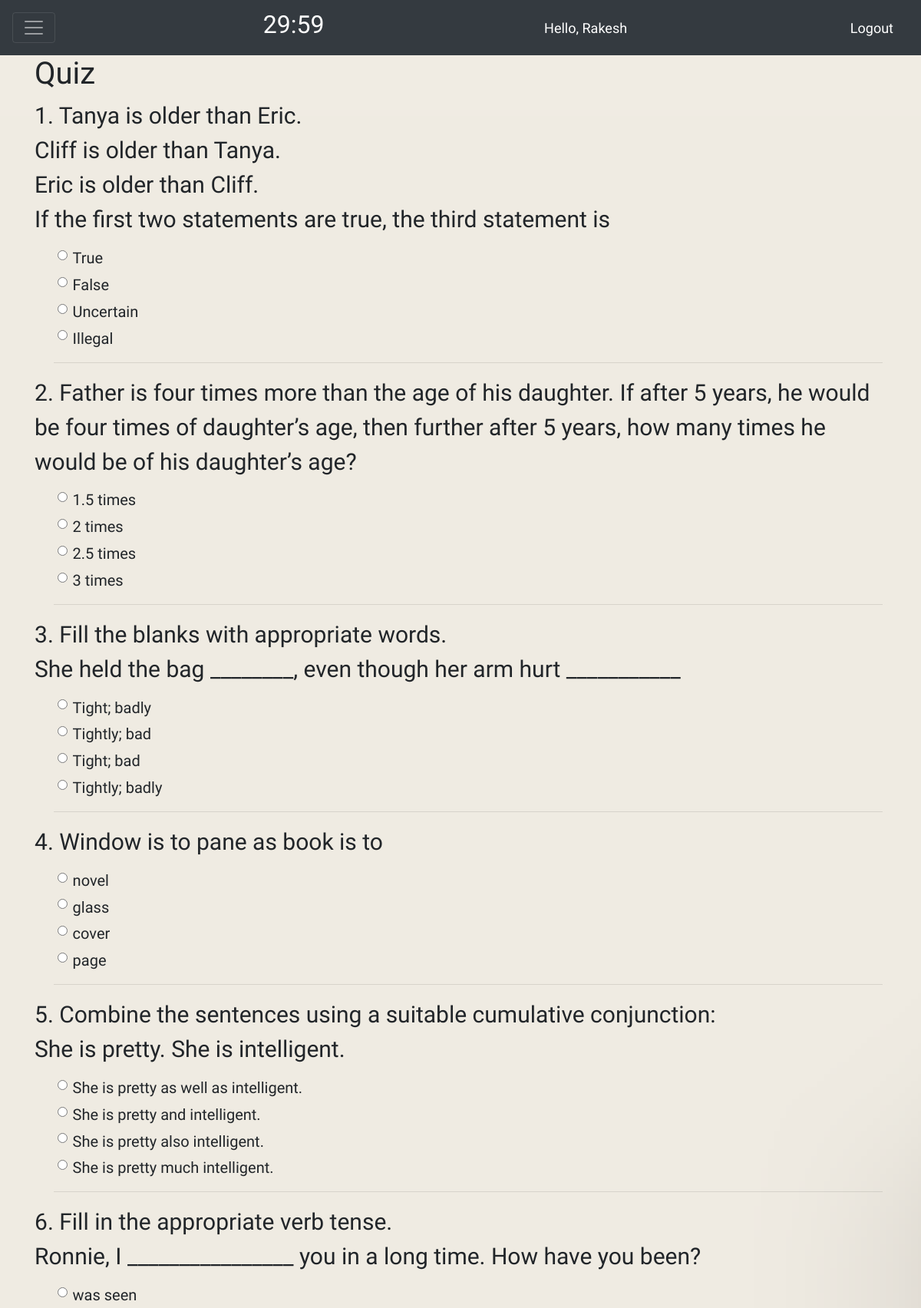
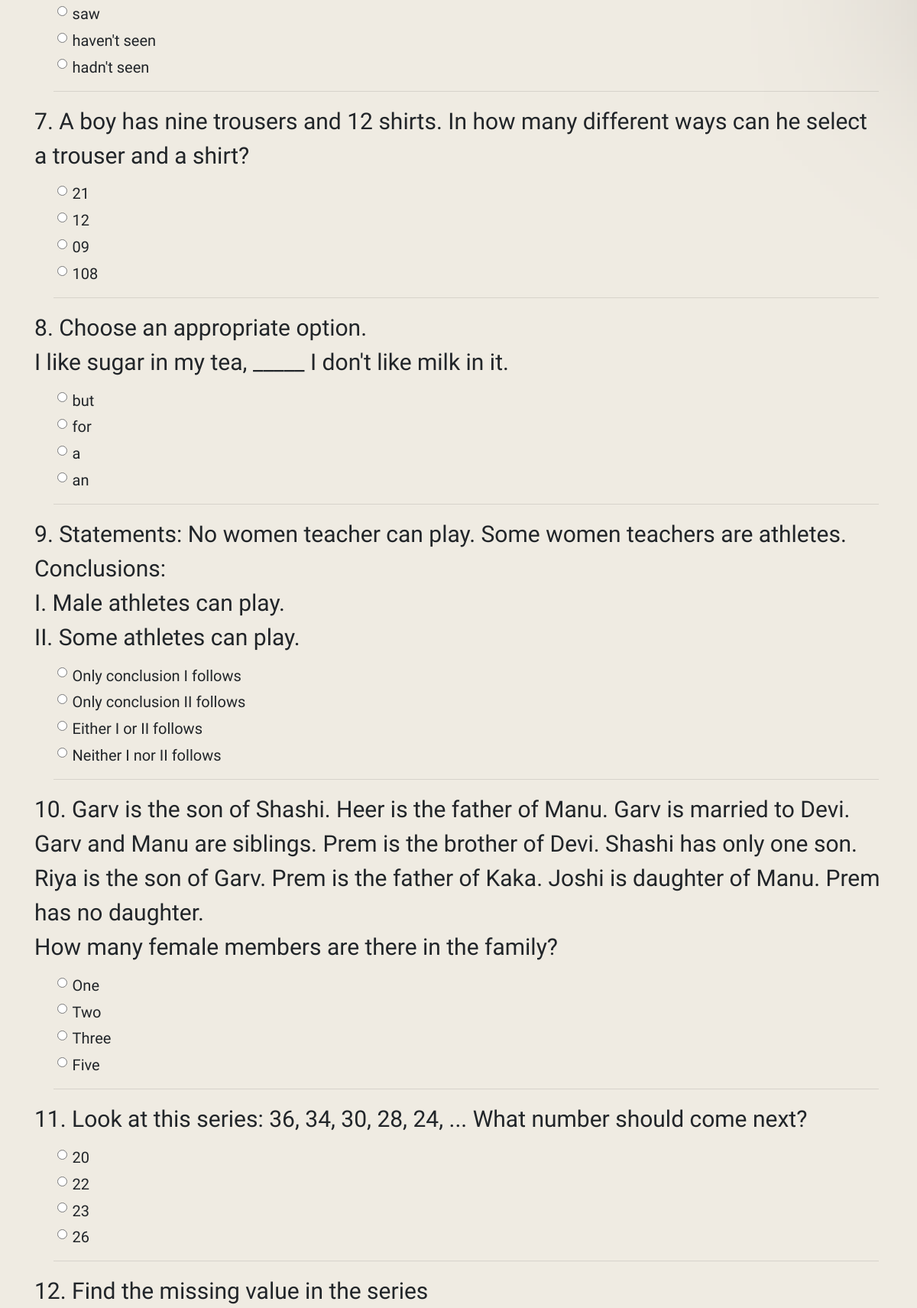
Screenshot of /home/ (signed in, upper part) with the database file from the repository (2 pictures, top to bottom).
### Quiz/models.py (models this page shows, shortened)
class QuesModel(models.Model):
    question = models.TextField(max_length=500, null=True)
    op1 = models.CharField(max_length=200,null=True)
    op2 = models.CharField(max_length=200,null=True)
    op3 = models.CharField(max_length=200,null=True)
    op4 = models.CharField(max_length=200,null=True)
    ans = models.CharField(max_length=200,null=True)

### Quiz/views.py (the view)
# urls.py: 2. Add a URL to urlpatterns:  path('', views.home, name='home')
@login_required
def home(request):
    if (request.method == 'POST' ):
        print(request.POST)
        questions=QuesModel.objects.all()
        score=0
        wrong=0
        correct=0
        total=0
        varr=1
        for q in questions:
            total+=1
            c=1
            print(c ,request.POST.get(q.question))
            c=c+1
            print(q.ans)
            print()
            if q.ans ==  request.POST.get(q.question):
                score+=10
                correct+=1
            else:
                wrong+=1
        percent = score/(total*10) *100
        en=ResultModel(user=request.user,score=score)                  #new code
        en.save()
        context = {
            'score':score,
            'time': request.POST.get('timer'),
            'correct':correct,
            'wrong':wrong,
            'percent':percent,
            'total':total,
            'varr':varr
        }
        return render(request,'Quiz/result.html',context)
    else:
        questions=QuesModel.objects.all()
        context = {
            'questions':questions
        }
        return render(request,'Quiz/home.html',context)

### Quiz/templates/Quiz/home.html (shortened to what this page needs)
{% extends 'Quiz/dependencies.html' %}
{% block content %}
{% load static %}
<link rel="stylesheet" type="text/css" href="{% static 'css/main_style.css'%}">
<div class="container ">
<h1>Quiz</h1>
 <form method='post' action="{% url 'home' %}">
    {% for q  in questions%}
        <div class="form-group">
        <label for="question">{{ forloop.counter }}. {{q.question|linebreaksbr}}</label>
    <div class="form-check quest">
        <div class="color">
            <div class="form-check">
                <input class="form-check-input" type="radio" name="{{q.question}}" id="gridRadios1" value="option1" >
                <label class="form-check-label"> {{q.op1}} </label>
            </div>
        </div>
        <div class="color">
            <div class="form-check">
                <input class="form-check-input" type="radio" name="{{q.question}}" id="gridRadios2" value="option2" >
                <label class="form-check-label"> {{q.op2}} </label>
            </div>
        </div>
        <div class="color">
            <div class="form-check">
                <input class="form-check-input" type="radio" name="{{q.question}}" id="gridRadios3" value="option3" >
                <label class="form-check-label"> {{q.op3}} </label>
            </div>
        </div>
        <div class="color">
            <div class="form-check">
                <input class="form-check-input" type="radio" name="{{q.question}}" id="gridRadios4" value="option4">
                <label class="form-check-label"> {{q.op4}} </label>
            </div>
        </div>
        <hr>
    </div>
</div>
    {% endfor %}
    <br>
</form>
</div>
{% endblock %}

### Quiz/templates/Quiz/dependencies.html (shortened to what this page needs)
{% load static %}
<html>
<head>
    <link rel="stylesheet" href="https://stackpath.bootstrapcdn.com/bootstrap/4.5.0/css/bootstrap.min.css">
</head>
<body>
    {% include 'Quiz/navbar.html' %}
    {% block content %}
    {% endblock %}
    <br>
</body>
</html>

### Quiz/templates/Quiz/navbar.html (shortened to what this page needs)
{% load static %}
<nav class="navbar sticky-top navbar-dark bg-dark navbar-fixed-top">
  <button class="navbar-toggler" type="button" data-toggle="collapse" data-target="#navbarNav" aria-controls="navbarNav" aria-expanded="false" aria-label="Toggle navigation">
    <span class="navbar-toggler-icon"></span>
  </button>
  {% if varr != 1 %}
 <span class="navbar-brand display-4"><h2 id="countdown"></h2></span>
 {% endif %}
  <span class="greet">Hello, {{request.user}}</span>
  {% if request.user.is_authenticated %}
  <span ><a  class="greet" href="{% url 'logout' %}">Logout</a></span>
  {% endif %}
</nav>

### static/css/main_style.css (style rules this page uses)
body { font-family: 'Acme', sans-serif; background-image: url("Quiz2-modified\ \(1\).jpg"); background-repeat: repeat; background-attachment: scroll; background-size: cover; height: 100%; }
.form-group { font-size: 30px; font: bolder; }
.form-check { font-size: 20px; margin: 0.3rem; }

### Quiz/templates/Quiz/navbar.html (style rules this page uses)
.greet { font-size: 18px; color: #fff; margin-right: 20px; }
#countdown { color: white; text-align:center; }

### rows the page displays
QuesModel: question "Tanya is older than Eric. Cliff is older than Tanya. Eric is older than Cliff. If the first two statements are true, the third statement is", op1 "True", op2 "False", op3 "Uncertain", op4 "Illegal"
QuesModel: question "Father is four times more than the age of his daughter. If after 5 years, he would be four times of daughter’s age, then further after 5 years, how many times he would be of his daughter’s age?", op1 "1.5 times", op2 "2 times", op3 "2.5 times", op4 "3 times"
QuesModel: question "Fill the blanks with appropriate words. She held the bag ________, even though her arm hurt ___________", op1 "Tight; badly", op2 "Tightly; bad", op3 "Tight; bad", op4 "Tightly; badly"
QuesModel: question "Window is to pane as book is to", op1 "novel", op2 "glass", op3 "cover", op4 "page"
QuesModel: question "Combine the sentences using a suitable cumulative conjunction: She is pretty. She is intelligent.", op1 "She is pretty as well as intelligent.", op2 "She is pretty and intelligent.", op3 "She is pretty also intelligent.", op4 "She is pretty much intelligent."
QuesModel: question "Fill in the appropriate verb tense. Ronnie, I ________________ you in a long time. How have you been?", op1 "was seen", op2 "saw", op3 "haven't seen", op4 "hadn't seen"
QuesModel: question "A boy has nine trousers and 12 shirts. In how many different ways can he select a trouser and a shirt?", op1 "21", op2 "12", op3 "09", op4 "108"
QuesModel: question "Choose an appropriate option. I like sugar in my tea, _____ I don't like milk in it.", op1 "but", op2 "for", op3 "a", op4 "an"
QuesModel: question "Statements: No women teacher can play. Some women teachers are athletes. Conclusions: I. Male athletes can play. II. Some athletes can play.", op1 "Only conclusion I follows", op2 "Only conclusion II follows", op3 "Either I or II follows", op4 "Neither I nor II follows"
QuesModel: question "Garv is the son of Shashi. Heer is the father of Manu. Garv is married to Devi. Garv and Manu are siblings. Prem is the brother of Devi. Shashi has only one son. Riya is the son of Garv. Prem is the father of Kaka. Joshi is daughter of Manu. Prem has no daughter. How many female members are there in the family?", op1 "One", op2 "Two", op3 "Three", op4 "Five"
QuesModel: question "Look at this series: 36, 34, 30, 28, 24, ... What number should come next?", op1 "20", op2 "22", op3 "23", op4 "26"
QuesModel: question "Find the missing value in the series"

### other values shown
{{ request.user }} "Rakesh"
